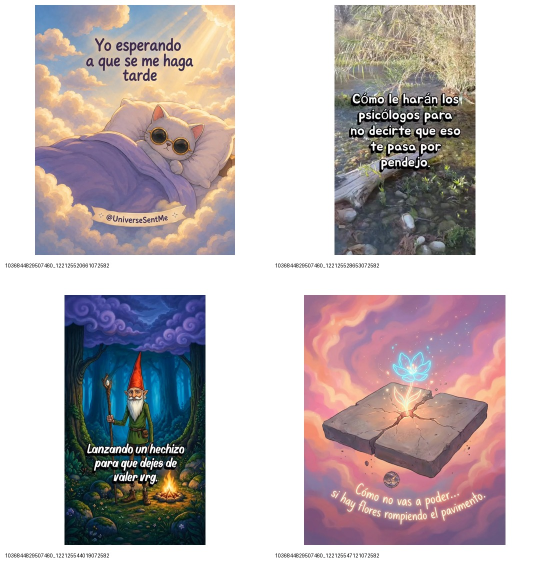
#> input picture Operations/Research/June_Sexualidad_Alto_Rendimiento_ContactSheets/sexual_visual_review_contact_1.jpg, 1080 x 1160 px, given as the content of the folder /Operations/Research/June_Sexualidad_Alto_Rendimiento_Images, which was not available (shown at 1/2 size)
$ python create_sexual_visual_review_contact_sheets.py
#> lines starting #> are read from the running program, lines starting #| are printed output that depends on the picture; pictures that were not available may be replaced by others from this repository, and a replacement may not be noted
from pathlib import Path
from PIL import Image,ImageDraw,ImageFont
root=Path('/home/ubuntu/universe-sent-me-growth-os'); src=root/'Operations/Research/June_Sexualidad_Alto_Rendimiento_Images'; out=root/'Operations/Research/June_Sexualidad_Alto_Rendimiento_ContactSheets'; out.mkdir(exist_ok=True)
files=sorted(src.glob('*.jpg')); font=ImageFont.load_default()
for start in range(0,len(files),4):
 batch=files[start:start+4]; sheet=Image.new('RGB',(1080,1160),'#ddd')
#> after `sheet = Image.new('RGB', (1080, 1160), '#ddd')`: sheet: PIL image 1080x1160 RGB; every value is 221
 for i,f in enumerate(batch):
  im=Image.open(f).convert('RGB'); im.thumbnail((500,500)); card=Image.new('RGB',(540,580),'white'); card.paste(im,((540-im.width)//2,10)); ImageDraw.Draw(card).text((10,525),f.stem,fill='black',font=font); sheet.paste(card,((i%2)*540,(i//2)*580))
#> further down, im is the input picture: PIL image 1080x1160 RGB; mean R, G, B 192.4, 182.8, 184.8
#> after `im.thumbnail((500, 500))`:
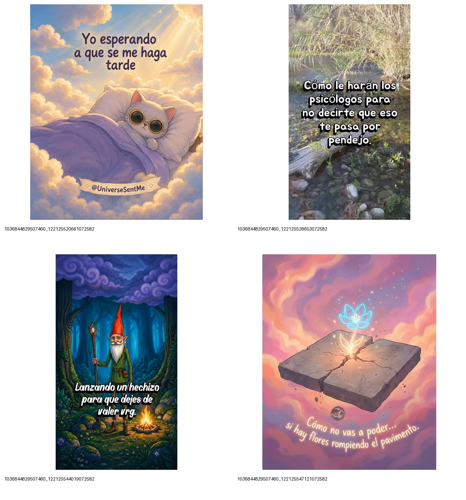
#> im: PIL image 466x500 RGB; mean R, G, B 192.3, 182.7, 184.7
#> after `card = Image.new('RGB', (540, 580), 'white')`: card: PIL image 540x580 RGB; every value is 255
#> after `card.paste(im, ((540 - im.width) // 2, 10))`:
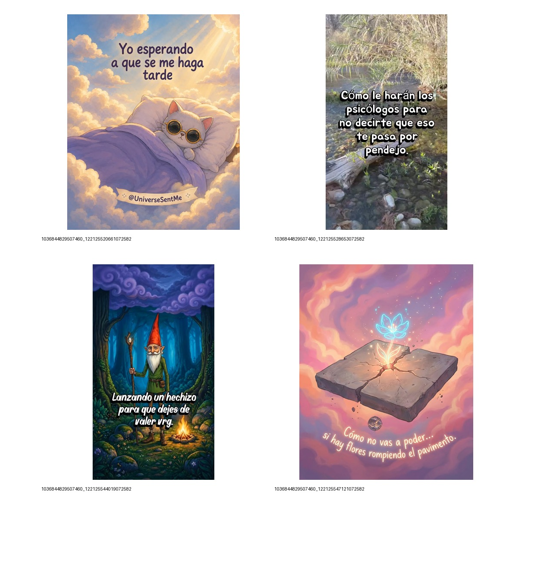
#> card: PIL image 540x580 RGB; mean R, G, B 208.4, 201.2, 202.7
#> after `sheet.paste(card, (i % 2 * 540, i // 2 * 580))`:
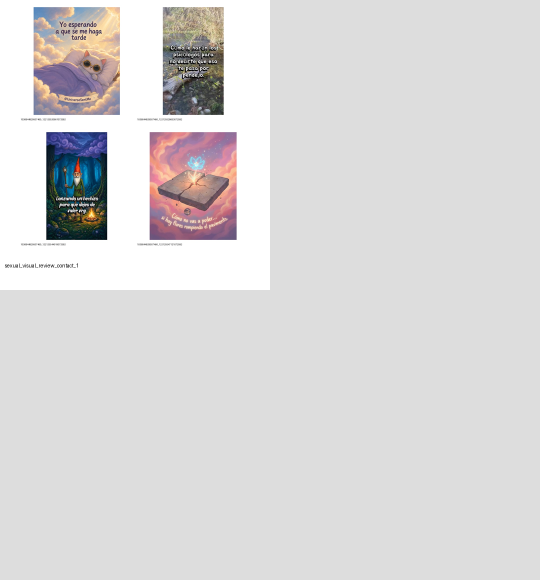
#> sheet: PIL image 1080x1160 RGB (shown at 1/2 size); mean R, G, B 217.8, 216, 216.4
 p=out/f'sexual_visual_review_contact_{start//4+1}.jpg'; sheet.save(p,quality=92); print(p)
